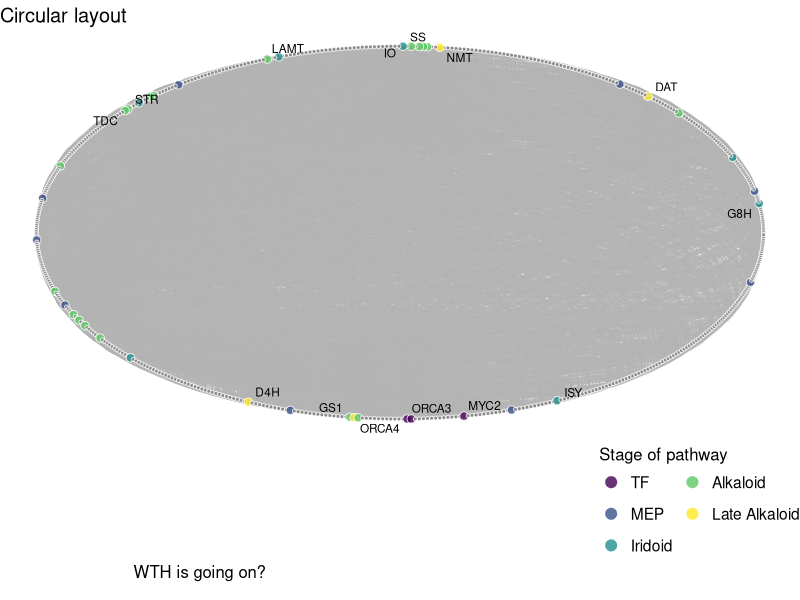
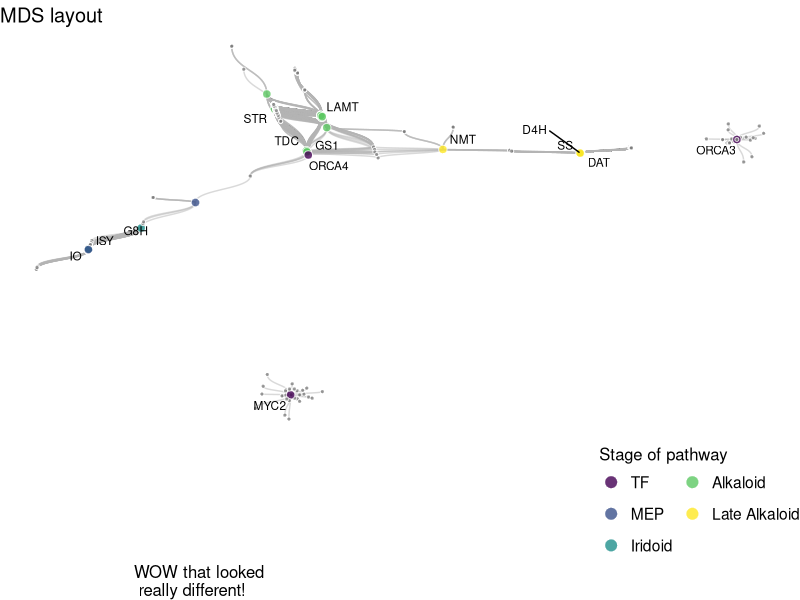
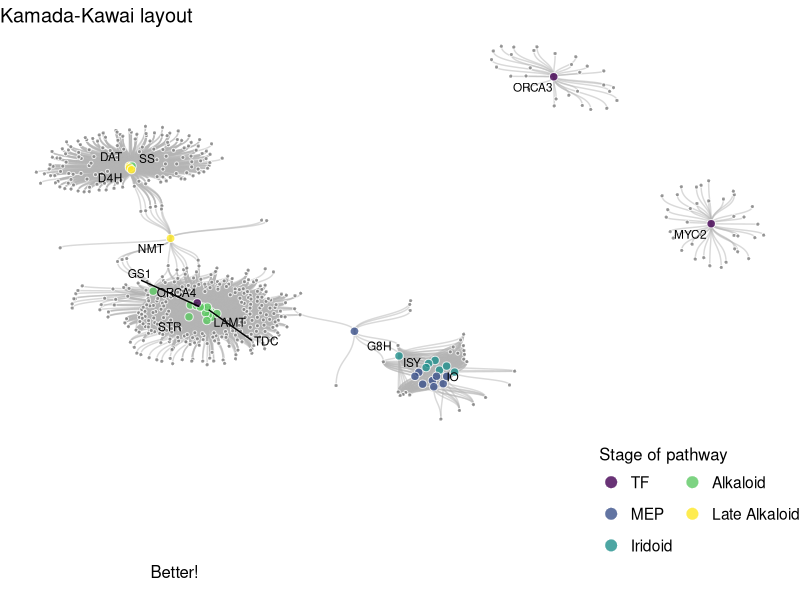
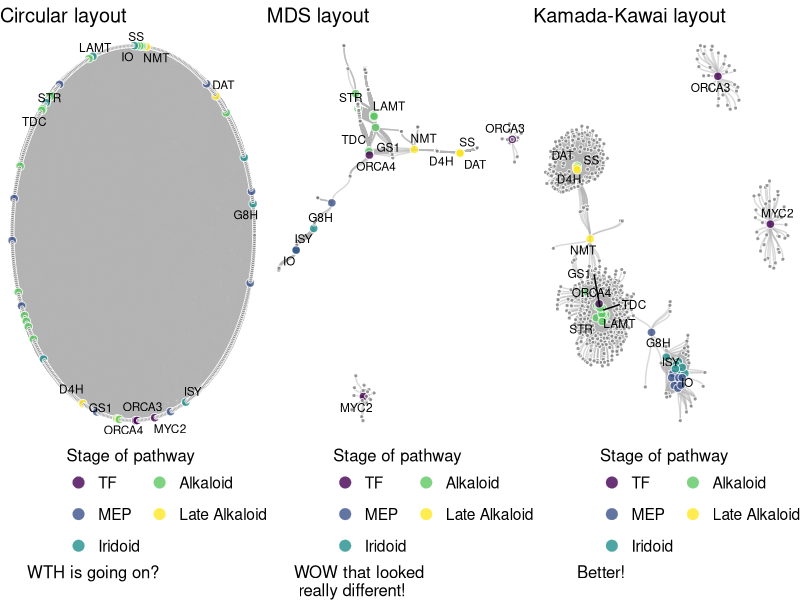
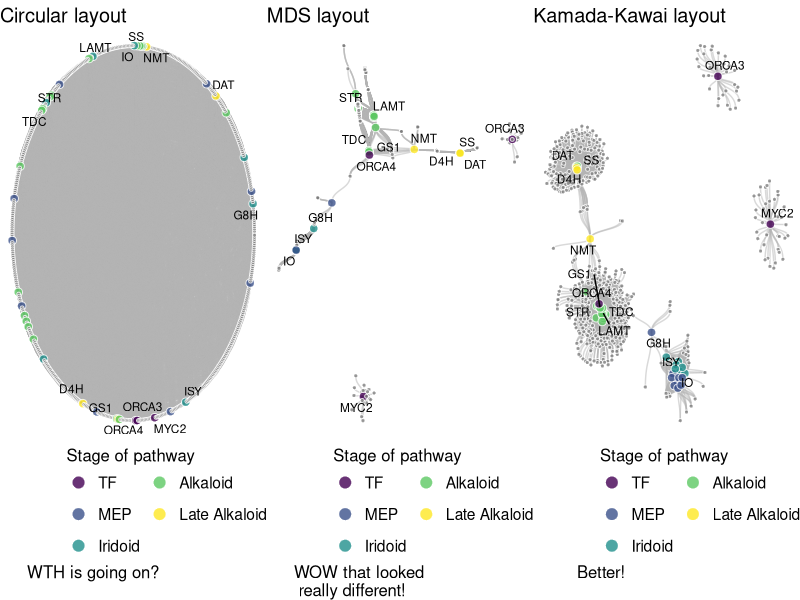
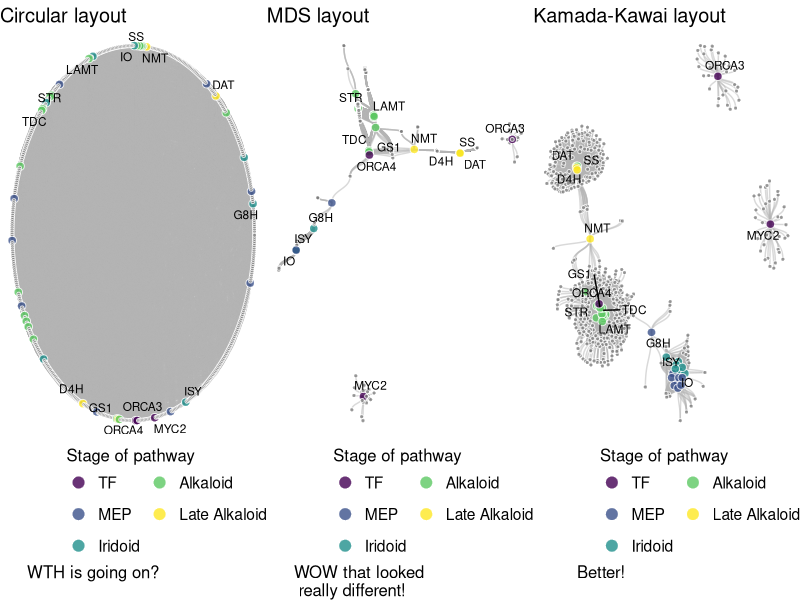

R code for these plots, in order:
## ---- chunk 1
knitr::opts_chunk$set(echo = TRUE)
## ---- chunk 2
library(tidyverse)
library(igraph) # make graph (network) object
library(ggraph) # graphical grammar network graphs 
library(viridis)
library(cowplot)
## ---- chunk 3
edge_table <- read_csv("../Data/Network_Example/Fig4c_1.csv", col_types = cols())
node_table <- read_csv("../Data/Network_Example/Fig4c_2.csv", col_types = cols())

head(edge_table)
head(node_table)
## ---- chunk 4
network_object <- graph_from_data_frame(edge_table,
                                     vertices = node_table %>% 
                                       mutate(tag2 = case_when(
                                         is.na(tag) ~ "",
                                         T ~ tag2)) %>% 
                                       mutate(tag3 = case_when(
                          str_detect(tag, "ORCA|MYC|DAT|D4H|SS|NMT|GS|STR|LAMT|TDC|ISY|IO|G8H") ~ tag,
                                       )),
                                     directed = F)
## ---- chunk 5
Circular <- ggraph(network_object, layout = "circle") +
  geom_edge_diagonal(color = "grey70", width = 0.5, alpha = 0.5) +
  geom_node_point(alpha = 0.8, color = "white", shape = 21,
                  aes(fill = segment, size = tag2)) + 
  geom_node_text(aes(label = tag3), size = 3, repel = T, max.overlaps = 10) +
  scale_edge_color_manual(values = c("steelblue3", "tomato1")) +
  scale_fill_manual(values = c(viridis(5, option = "D"),  "white"),
                    limits = c("TF", "MEP", "Iridoid", "Alkaloid", "Late Alkaloid", "")) +
  scale_size_manual(values = c(1, 2.5),
                    limits = c("", "known genes")) +
  labs(fill = "Stage of pathway",
       title = "Circular layout",
       caption = "WTH is going on?\n") +
  guides(size = "none",
         fill = guide_legend(override.aes = list(size = 4), 
                             title.position = "top", nrow = 3)) +
  theme_void()+
  theme(
    text = element_text(size = 14), 
    legend.position = "bottom",
    legend.justification = 1,
    title = element_text(size = 12),
    plot.caption = element_text(hjust = 0.2, size = 12)
  )

Circular
## ---- chunk 6
MDS <- ggraph(network_object, layout = "mds") +
  geom_edge_diagonal(color = "grey70", width = 0.5, alpha = 0.5) +
  geom_node_point(alpha = 0.8, color = "white", shape = 21,
                  aes(fill = segment, size = tag2)) + 
  geom_node_text(aes(label = tag3), size = 3, repel = T, max.overlaps = 10) +
  scale_edge_color_manual(values = c("steelblue3", "tomato1")) +
  scale_fill_manual(values = c(viridis(5, option = "D"),  "white"),
                    limits = c("TF", "MEP", "Iridoid", "Alkaloid", "Late Alkaloid", "")) +
  scale_size_manual(values = c(1, 2.5),
                    limits = c("", "known genes")) +
  labs(fill = "Stage of pathway",
       title = "MDS layout",
       caption = "WOW that looked\nreally different!") +
  guides(size = "none",
         fill = guide_legend(override.aes = list(size = 4), 
                             title.position = "top", nrow = 3)) +
  theme_void()+
  theme(
    text = element_text(size = 14), 
    legend.position = "bottom",
    legend.justification = 1,
    title = element_text(size = 12),
    plot.caption = element_text(hjust = 0.2, size = 12)
  )

MDS
## ---- chunk 7
kk <- ggraph(network_object, layout = "kk") +
  geom_edge_diagonal(color = "grey70", width = 0.5, alpha = 0.5) +
  geom_node_point(alpha = 0.8, color = "white", shape = 21,
                  aes(fill = segment, size = tag2)) + 
  geom_node_text(aes(label = tag3), size = 3, repel = T, max.overlaps = 10) +
  scale_edge_color_manual(values = c("steelblue3", "tomato1")) +
  scale_fill_manual(values = c(viridis(5, option = "D"),  "white"),
                    limits = c("TF", "MEP", "Iridoid", "Alkaloid", "Late Alkaloid", "")) +
  scale_size_manual(values = c(1, 2.5),
                    limits = c("", "known genes")) +
  labs(fill = "Stage of pathway",
       title = "Kamada-Kawai layout",
       caption = "Better!\n") +
  guides(size = "none",
         fill = guide_legend(override.aes = list(size = 4), 
                             title.position = "top", nrow = 3)) +
  theme_void()+
  theme(
    text = element_text(size = 14), 
    legend.position = "bottom",
    legend.justification = 1,
    title = element_text(size = 12),
    plot.caption = element_text(hjust = 0.2, size = 12)
  )

kk
## ---- chunk 8
plot_grid(Circular, MDS, kk, 
          nrow = 1, align = "h", axis = "lrtb")

ggsave("../Results/TryDifferentLayouts.svg", width = 8, height = 4, bg = "white")
ggsave("../Results/TryDifferentLayouts.png", width = 8, height = 4, bg = "white")
